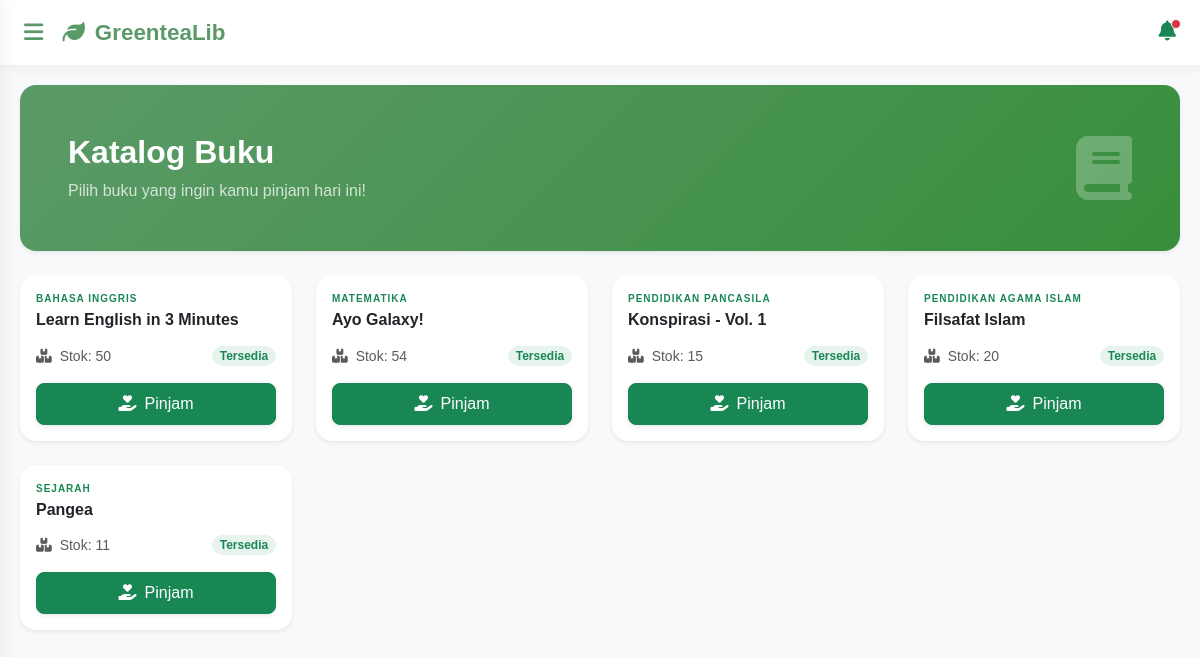
/Views/V_KatalogBuku.php (signed in), run on an earlier commit of the app's database.
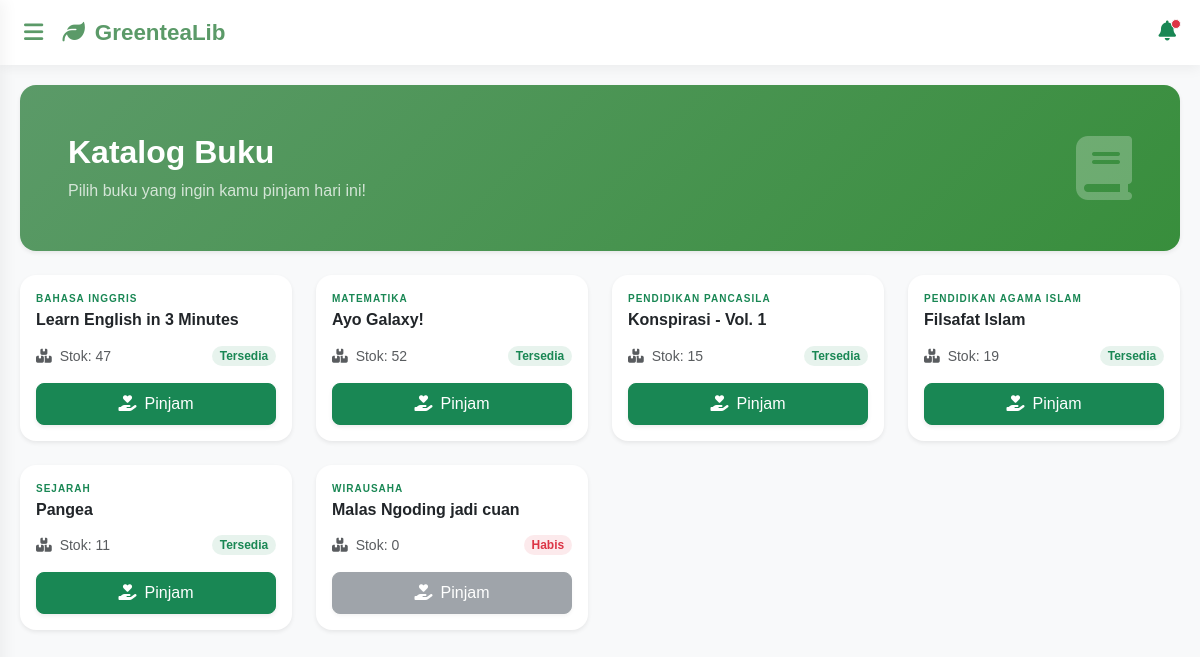
And on a later commit of the database.
### tables this page shows
CREATE TABLE `buku` (
  `id` int(11) NOT NULL,
  `judul` varchar(255) NOT NULL,
  `kategori` enum('Matematika','Bahasa Indonesia','Bahasa Inggris','Pendidikan Agama Islam','Bahasa Sunda','Sejarah','Pendidikan Pancasila','Wirausaha','Akutansi') DEFAULT NULL,
  `stok` int(11) DEFAULT 0
);

### Controllers/C_Buku.php (called while the page is built, shortened)
<?php
include_once '../Models/M_Buku.php';
$buku = new M_Buku();
try{
    if(!empty($_GET['aksi'])){
        if(!($_GET['aksi'] == 'hapus')){
            if($_GET['aksi'] == 'edit'){
                $id = $_GET['id'];
                $bukus = $buku->SHOW_BUKU_BY_ID($id);
                include_once '../Views/V_UpdateBuku.php';
            }else{
                $id = $_POST['id'];
                $judul = $_POST['judul'];
                $kategori = $_POST['kategori'];
                $stok = $_POST['stok'];
                if($_GET['aksi'] == 'tambah'){
                    $buku->ADD_BUKU($id, $judul, $kategori, $stok);
                }elseif($_GET['aksi'] == 'update'){
                    $buku->UPDATE_BUKU($id, $judul, $kategori, $stok);
                }
            }
        }else{
        	$id = $_GET['id'];
        	$buku->DELETE_BUKU($id);
        }
    }else{
        $bukus = $buku->SHOW_BUKU();
    }
}catch(Exception $e){
    echo $e->getMessage();
}

### Models/M_Connect.php (called while the page is built, shortened)
<?php
class M_Connect
{
	private $host = "localhost",
	$username = "root",
	$pass = "",
	$db = "ukk_4_fahmi";
	function __construct()
	{
		$this->connect = mysqli_connect($this->host, $this->username, $this->pass, $this->db);
		if ($this->connect)
		{
			return $this->connect;
		}else{
			echo mysqli_connect_error();
		}
	}
}

### Models/M_Buku.php (called while the page is built, shortened)
<?php
include_once 'M_Connect.php';
class M_Buku{
    public function SHOW_BUKU()
    {
        $conn = new M_Connect();
        $sql = 'SELECT * FROM buku';
        $post = mysqli_query($conn->connect, $sql);
        if($post->num_rows > 0){
            while ($data = mysqli_fetch_object($post)){
                $result[] = $data;
            }
            return $result;
        }
    }
}

### Views/V_KatalogBuku.php (the view)
<?php
    include_once '../Controllers/C_Buku.php';
    include_once 'HEADER.php';
?>
    <div class="row mb-4">
        <div class="col-12">
            <div class="p-5 rounded-4 shadow-sm text-white d-flex align-items-center justify-content-between" style="background: linear-gradient(135deg, var(--green-tea), var(--green-tea-dark));">
                <div>
                    <h2 class="fw-bold mb-2">Katalog Buku</h2>
                    <p class="mb-0 opacity-75">Pilih buku yang ingin kamu pinjam hari ini!</p>
                </div>
                <div class="d-none d-md-block">
                    <i class="fas fa-book fa-4x opacity-25"></i>
                </div>
            </div>
        </div>
    </div>
    <div class="row g-4">
        <?php
            if(!empty($bukus)){
                foreach ($bukus as $data){ ?>
                <div class="col-12 col-sm-6 col-md-4 col-lg-3">
                    <div class="card h-100 shadow-sm border-0 rounded-4 card-book-hover transition-all">
                        <div class="card-body d-flex flex-column pt-3">
                            <span class="text-uppercase text-success fw-bold mb-1" style="font-size: 10px; letter-spacing: 1px;">
                                <?= $data->kategori ?>
                            </span>
                            <h6 class="card-title fw-bold mb-3 text-dark">
                                <?= $data->judul ?>
                            </h6>
                            <div class="mt-auto mb-3 d-flex justify-content-between align-items-center">
                                <div class="small">
                                    <i class="fas fa-boxes text-muted me-1"></i>
                                    <span class="text-muted">Stok: <?= $data->stok ?></span>
                                </div>
                                <?php if ($data->stok > 0) { ?>
                                    <span class="badge rounded-pill bg-success bg-opacity-10 text-success small">Tersedia</span>
                                <?php }else { ?>
                                    <span class="badge rounded-pill bg-danger bg-opacity-10 text-danger small">Habis</span>
                                <?php } ?>
                            </div>
                            <a href="../Controllers/C_Transaksi.php?aksi=pinjam&id_buku=<?= $data->id ?>" class="btn <?= $data->stok > 0 ? 'btn-success' : 'btn-secondary disabled' ?> w-100 rounded-3 shadow-sm py-2">
                                <i class="fas fa-hand-holding-heart me-2"></i>Pinjam
                            </a>
                        </div>
                    </div>
                </div>
        <?php }}else{
            echo '<p class="text-center text-muted">Buku sedang kosong!</p>';
        } ?>
    </div>
<?php include_once 'FOOTER.php'; ?>

What changed in the data, as far as the page shows it:
changed buku "Learn English in 3 Minutes": stok "50" → "47"
changed buku "Ayo Galaxy!": stok "54" → "52"
changed buku "Filsafat Islam": stok "20" → "19"
added buku: kategori "WIRAUSAHA", judul "Malas Ngoding jadi cuan", stok "0", shows "Habis"
